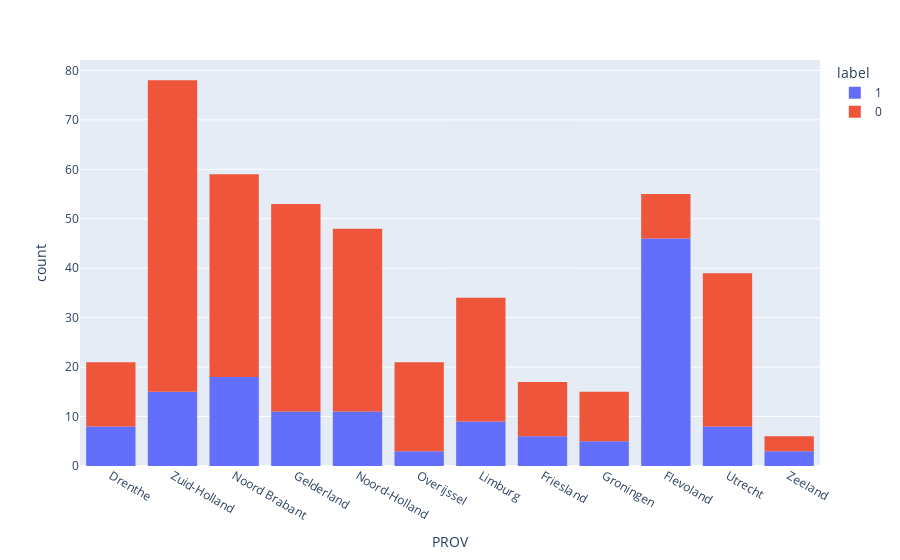
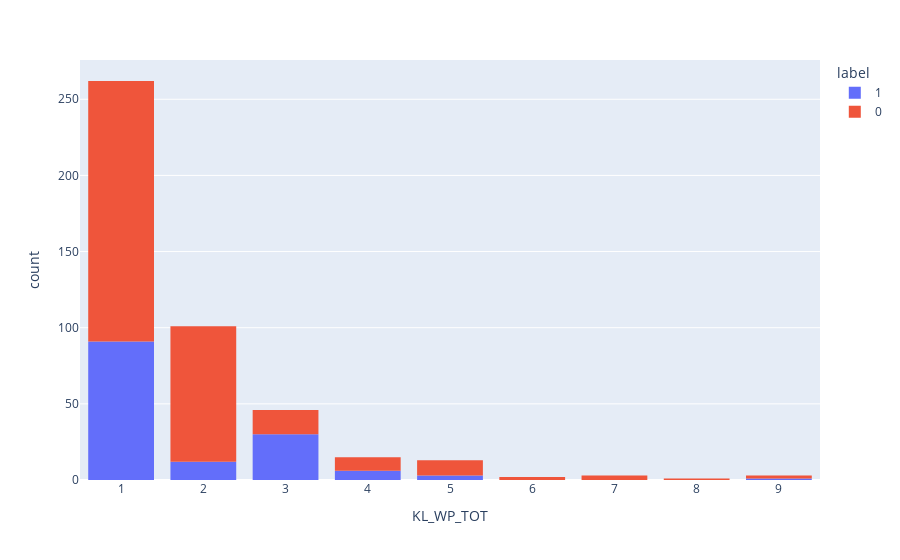
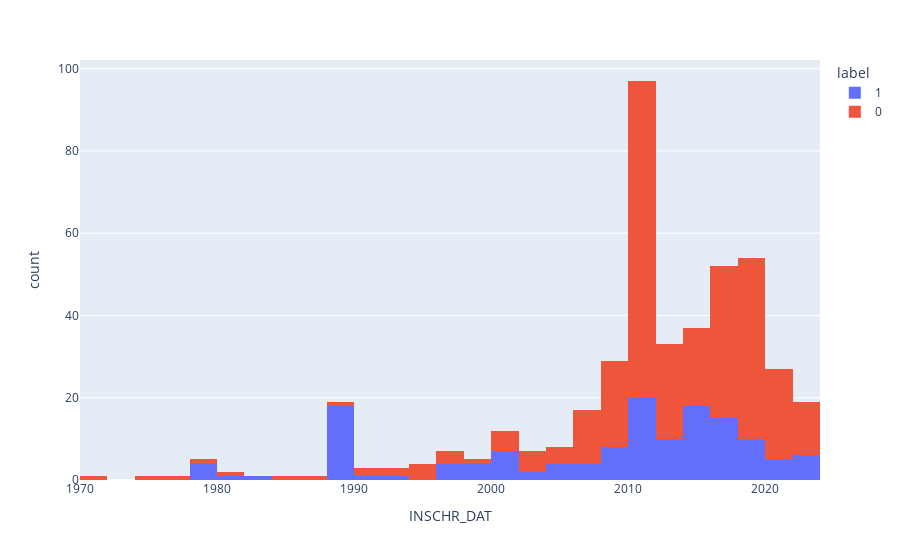

Notebook code cell kept with these figures, in order:
### Code cell
fig = px.histogram(df_explore, x="INSCHR_DAT", color="label", nbins=50)
fig.show()

### Figure 1 — Plotly figure (JSON) as saved in the notebook; plotly's stock layout.template omitted (floating-point values rounded to 4 significant figures; data arrays with more than 128 entries replaced by an {"elided": "..."} marker saying what was removed)
{"data": [{"alignmentgroup": "True", "bingroup": "x", "hovertemplate": "label=1<br>PROV=%{x}<br>count=%{y}<extra></extra>", "legendgroup": "1", "marker": {"color": "#636efa", "pattern": {"shape": ""}}, "name": "1", "offsetgroup": "1", "orientation": "v", "showlegend": true, "type": "histogram", "x": {"elided": "143 str values"}, "xaxis": "x", "yaxis": "y"}, {"alignmentgroup": "True", "bingroup": "x", "hovertemplate": "label=0<br>PROV=%{x}<br>count=%{y}<extra></extra>", "legendgroup": "0", "marker": {"color": "#EF553B", "pattern": {"shape": ""}}, "name": "0", "offsetgroup": "0", "orientation": "v", "showlegend": true, "type": "histogram", "x": {"elided": "303 str values"}, "xaxis": "x", "yaxis": "y"}], "layout": {"autosize": true, "barmode": "relative", "legend": {"title": {"text": "label"}, "tracegroupgap": 0}, "margin": {"t": 60}, "xaxis": {"anchor": "y", "autorange": true, "domain": [0, 1], "range": [-0.5, 11.5], "title": {"text": "PROV"}, "type": "category"}, "yaxis": {"anchor": "x", "autorange": true, "domain": [0, 1], "range": [0, 82.11], "title": {"text": "count"}}}}

### Figure 2 — Plotly figure (JSON) as saved in the notebook; plotly's stock layout.template omitted (floating-point values rounded to 4 significant figures; data arrays with more than 128 entries replaced by an {"elided": "..."} marker saying what was removed)
{"data": [{"alignmentgroup": "True", "bingroup": "x", "hovertemplate": "label=1<br>KL_WP_TOT=%{x}<br>count=%{y}<extra></extra>", "legendgroup": "1", "marker": {"color": "#636efa", "pattern": {"shape": ""}}, "name": "1", "offsetgroup": "1", "orientation": "v", "showlegend": true, "type": "histogram", "x": {"elided": "143 int values"}, "xaxis": "x", "yaxis": "y"}, {"alignmentgroup": "True", "bingroup": "x", "hovertemplate": "label=0<br>KL_WP_TOT=%{x}<br>count=%{y}<extra></extra>", "legendgroup": "0", "marker": {"color": "#EF553B", "pattern": {"shape": ""}}, "name": "0", "offsetgroup": "0", "orientation": "v", "showlegend": true, "type": "histogram", "x": {"elided": "303 int values"}, "xaxis": "x", "yaxis": "y"}], "layout": {"autosize": true, "bargap": 0.2, "barmode": "relative", "legend": {"title": {"text": "label"}, "tracegroupgap": 0}, "margin": {"t": 60}, "xaxis": {"anchor": "y", "autorange": true, "domain": [0, 1], "range": [0.5, 9.5], "title": {"text": "KL_WP_TOT"}, "type": "linear"}, "yaxis": {"anchor": "x", "autorange": true, "domain": [0, 1], "range": [0, 275.8], "title": {"text": "count"}}}}

### Figure 3 — Plotly figure (JSON) as saved in the notebook; plotly's stock layout.template omitted (floating-point values rounded to 4 significant figures; data arrays with more than 128 entries replaced by an {"elided": "..."} marker saying what was removed)
{"data": [{"alignmentgroup": "True", "bingroup": "x", "hovertemplate": "label=1<br>INSCHR_DAT=%{x}<br>count=%{y}<extra></extra>", "legendgroup": "1", "marker": {"color": "#636efa", "pattern": {"shape": ""}}, "name": "1", "nbinsx": 50, "offsetgroup": "1", "orientation": "v", "showlegend": true, "type": "histogram", "x": {"elided": "143 str values"}, "xaxis": "x", "yaxis": "y"}, {"alignmentgroup": "True", "bingroup": "x", "hovertemplate": "label=0<br>INSCHR_DAT=%{x}<br>count=%{y}<extra></extra>", "legendgroup": "0", "marker": {"color": "#EF553B", "pattern": {"shape": ""}}, "name": "0", "nbinsx": 50, "offsetgroup": "0", "orientation": "v", "showlegend": true, "type": "histogram", "x": {"elided": "303 str values"}, "xaxis": "x", "yaxis": "y"}], "layout": {"autosize": true, "barmode": "relative", "legend": {"title": {"text": "label"}, "tracegroupgap": 0}, "margin": {"t": 60}, "xaxis": {"anchor": "y", "autorange": true, "domain": [0, 1], "range": ["1969-12-31 06:00", "2023-12-31 18:00"], "title": {"text": "INSCHR_DAT"}, "type": "date"}, "yaxis": {"anchor": "x", "autorange": true, "domain": [0, 1], "range": [0, 102.1], "title": {"text": "count"}}}}
